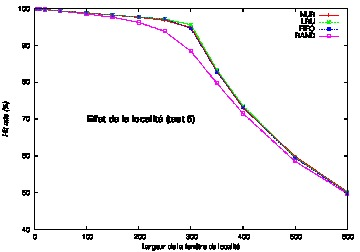

Generate this figure with gnuplot:
set style data linespoints
set xlabel "Largeur de la fenêtre de localité"
set ylabel "Hit rate (%)" font "Helvetica-Oblique"
set label "Effet de la localité (test 5)" font "Helvetica-Bold,18" at 100,70 
set encoding utf8
set terminal postscript eps color
set output "t5-locality.eps"
plot "t5-locality" using 1:2 t "NUR", "t5-locality" using 1:3 t "LRU", "t5-locality" using 1:4 t "FIFO", "t5-locality" using 1:5 t "RAND"
